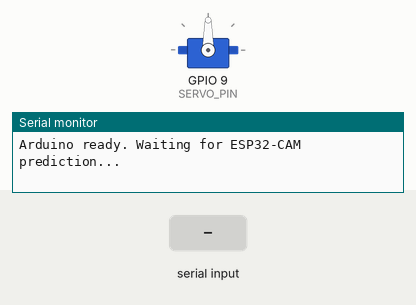
This sketch was run on a simulated ESP32. On the bench: servo, the last lines printed to the serial monitor. The inputs (shaded band) are chosen by the test bench.

Above: at 1.2 s.
1.3 s: "ROCK\n" received over Serial
At 2.7 s:
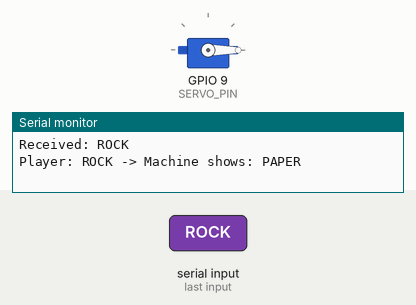
4.3 s: "PAPER\n" received over Serial
At 4.9 s:
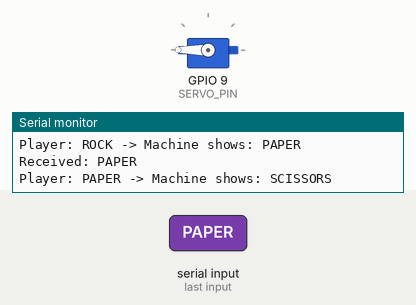
Timing chart, 0 to 7.8 s (numbered marks = the images above; inputs shaded):
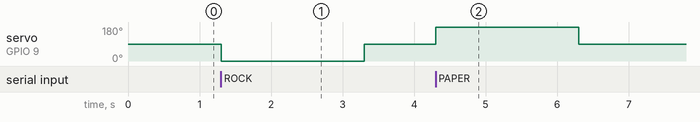

The sketch:

arduino.ino
```cpp
#include <Servo.h>

Servo handServo;

#define SERVO_PIN 9
#define IDLE_ANGLE 90
#define ROCK_ANGLE 90
#define PAPER_ANGLE 0
#define SCISSORS_ANGLE 180

void setup() {
  Serial.begin(115200);
  handServo.attach(SERVO_PIN);
  handServo.write(IDLE_ANGLE);
  Serial.println("Arduino ready. Waiting for ESP32-CAM prediction...");
}

void loop() {
  if (Serial.available()) {
    String received = Serial.readStringUntil('\n');
    received.trim();  // remove whitespace/newline characters

    if (received.length() == 0) {
      return;  // ignore empty lines
    }

    Serial.print("Received: ");
    Serial.println(received);

    int targetAngle = IDLE_ANGLE;

    if (received == "ROCK") {
      targetAngle = ROCK_ANGLE;
      Serial.println("Player: ROCK -> Machine shows: PAPER");
      targetAngle = PAPER_ANGLE;  // machine's counter-move
    } else if (received == "PAPER") {
      Serial.println("Player: PAPER -> Machine shows: SCISSORS");
      targetAngle = SCISSORS_ANGLE;
    } else if (received == "SCISSORS") {
      Serial.println("Player: SCISSORS -> Machine shows: ROCK");
      targetAngle = ROCK_ANGLE;
    } else {
      Serial.println("Unknown input, ignoring.");
      return;
    }

    handServo.write(targetAngle);
    delay(2000);  // hold the reveal position briefly

    handServo.write(IDLE_ANGLE);  // return to idle (Rock position)
  }
}
```

Measured:
- after the input at 1.3 s, servo on GPIO 9 (SERVO_PIN): 90° → 0° at once, → 90° 2.0 s later
- after the input at 4.3 s, servo on GPIO 9 (SERVO_PIN): 90° → 180° at once, → 90° 2.0 s later
